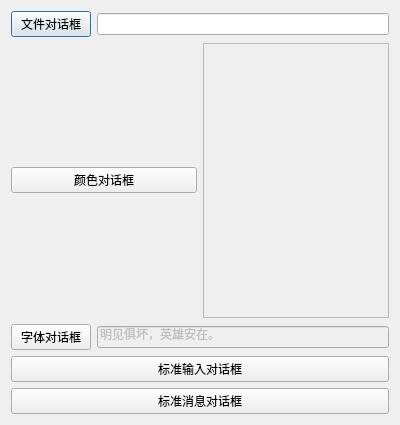
<?xml version="1.0" encoding="UTF-8"?>
<ui version="4.0">
 <class>QtStdDialogs</class>
 <widget class="QDialog" name="QtStdDialogs">
  <property name="geometry">
   <rect>
    <x>0</x>
    <y>0</y>
    <width>400</width>
    <height>425</height>
   </rect>
  </property>
  <property name="windowTitle">
   <string>QT标准对话框</string>
  </property>
  <layout class="QVBoxLayout" name="verticalLayout">
   <item>
    <layout class="QHBoxLayout" name="horizontalLayout">
     <item>
      <widget class="QPushButton" name="fileDiaBtn">
       <property name="text">
        <string>文件对话框</string>
       </property>
      </widget>
     </item>
     <item>
      <widget class="QLineEdit" name="fileDisplay"/>
     </item>
    </layout>
   </item>
   <item>
    <layout class="QHBoxLayout" name="horizontalLayout_2">
     <item>
      <widget class="QPushButton" name="colorDiaBtn">
       <property name="text">
        <string>颜色对话框</string>
       </property>
      </widget>
     </item>
     <item>
      <widget class="QFrame" name="colorDisplay">
       <property name="maximumSize">
        <size>
         <width>187</width>
         <height>16777215</height>
        </size>
       </property>
       <property name="autoFillBackground">
        <bool>true</bool>
       </property>
       <property name="frameShape">
        <enum>QFrame::StyledPanel</enum>
       </property>
       <property name="frameShadow">
        <enum>QFrame::Raised</enum>
       </property>
      </widget>
     </item>
    </layout>
   </item>
   <item>
    <layout class="QHBoxLayout" name="horizontalLayout_3">
     <item>
      <widget class="QPushButton" name="fontDiaBtn">
       <property name="text">
        <string>字体对话框</string>
       </property>
      </widget>
     </item>
     <item>
      <widget class="QLineEdit" name="fontDisplay">
       <property name="enabled">
        <bool>false</bool>
       </property>
       <property name="text">
        <string>明见俱坏，英雄安在。</string>
       </property>
      </widget>
     </item>
    </layout>
   </item>
   <item>
    <widget class="QPushButton" name="fontDiaBtn_2">
     <property name="text">
      <string>标准输入对话框</string>
     </property>
    </widget>
   </item>
   <item>
    <widget class="QPushButton" name="pushButton">
     <property name="text">
      <string>标准消息对话框</string>
     </property>
    </widget>
   </item>
  </layout>
 </widget>
 <layoutdefault spacing="6" margin="11"/>
 <resources/>
 <connections/>
</ui>
